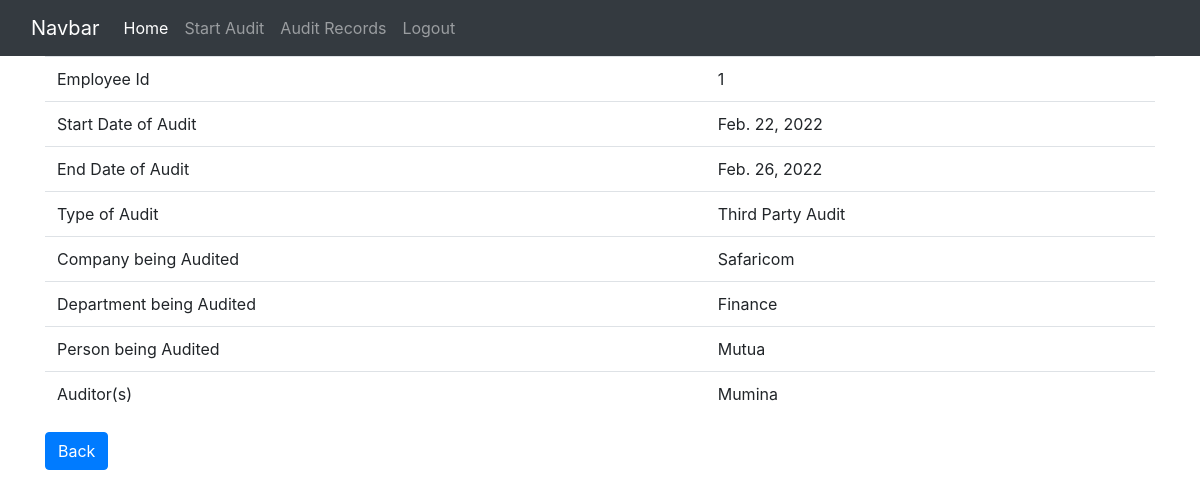
Screenshot of /view/1 with the database file from the repository.
### auditapp/models.py (models this page shows, shortened)
class Emp(models.Model):
    emp_type_of_audit = models.CharField(max_length=100)
    emp_being_audited = models.TextField()
    emp_auditors = models.TextField()
    emp_date_of_audit = models.DateField()
    emp_end_date_of_audit = models.DateField()
    emp_department_being_audited = models.CharField(max_length=100)
    emp_person_being_audited = models.CharField(max_length=100)
    emp_unique_identifier = models.CharField(max_length=5, unique=True)

### auditapp/views.py (the view)
# urls.py: path('view/<int:pk>', views.viewEmp, name='viewEmp'),
def viewEmp(request, pk):
    emp = Emp.objects.get(id=pk)
    return render(request, 'view.html', {'emp': emp})

### auditapp/templates/view.html (shortened to what this page needs)
<html>
<head>
    <link rel="stylesheet" href="https://maxcdn.bootstrapcdn.com/bootstrap/4.0.0/css/bootstrap.min.css">
</head>
<body>
    <nav class="navbar navbar-expand-lg navbar-dark bg-dark">
        <div class="container-fluid">
            <a class="navbar-brand" href="{% url 'home' %}">Navbar</a>
            <div class="collapse navbar-collapse" id="navbarNav">
                <ul class="navbar-nav">
                    <li class="nav-item">
                        <a class="nav-link active" aria-current="page" href="{% url 'home' %}">Home</a>
                    </li>
                    <li class="nav-item">
                        <a class="nav-link" href="{% url 'create' %}">Start Audit</a>
                    </li>
                    <li class="nav-item">
                        <a class="nav-link" href="{% url 'data' %}">Audit Records</a>
                    </li>
                    <li class="nav-item">
                        <a class="nav-link" href="{% url 'logout' %}">Logout</a>
                    </li>
                </ul>
            </div>
        </div>
    </nav>
    <div class="container">
        <table class="table">
            <tbody>
                <tr>
                    <td>Employee Id</td>
                    <td>{{ emp.id }}</td>
                </tr>
                <tr>
                    <td>Start Date of Audit</td>
                    <td>{{ emp.emp_date_of_audit }}</td>
                </tr>
                <tr>
                    <td>End Date of Audit</td>
                    <td>{{ emp.emp_end_date_of_audit }}</td>
                </tr>
                <tr>
                    <td>Type of Audit</td>
                    <td>{{ emp.emp_type_of_audit }}</td>
                </tr>
                <tr>
                    <td>Company being Audited</td>
                    <td>{{ emp.emp_being_audited }}</td>
                </tr>
                <tr>
                    <td>Department being Audited</td>
                    <td>{{ emp.emp_department_being_audited }}</td>
                </tr>
                <tr>
                    <td>Person being Audited</td>
                    <td>{{ emp.emp_person_being_audited }}</td>
                </tr>
                <tr>
                    <td>Auditor(s)</td>
                    <td>{{ emp.emp_auditors }}</td>
                </tr>
            </tbody>
        </table>
        <a class="btn btn-primary" href="{% url 'data' %}" role="button">Back</a>
    </div>
</body>
</html>

### rows the page displays
Emp: id "1", emp_date_of_audit "Feb. 22, 2022", emp_end_date_of_audit "Feb. 26, 2022", emp_type_of_audit "Third Party Audit", emp_being_audited "Safaricom", emp_department_being_audited "Finance", emp_person_being_audited "Mutua", emp_auditors "Mumina"
